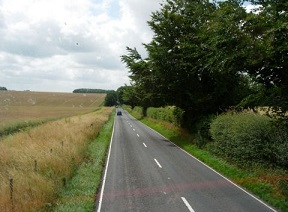
//> input picture Images/road.jpg, 288 x 212 px
$ ./contours   (built with g++ and OpenCV 4)
//> lines starting //> are read from the running program, lines starting //| are printed output that depends on the picture
### edgedetector.h
#pragma once

#include <opencv2/core/core.hpp>
#include <opencv2/imgproc/imgproc.hpp>

#define PI 3.1415926

class EdgeDetector {
private:
	cv::Mat img;  // original image
	cv::Mat sobel;  // 16-bit signed int image
	int aperture;  // Aperture size of the Sobel kernel
	cv::Mat sobelMagnitude;  // Sobel magnitude
	cv::Mat sobelOrientation;  // Sobel orientation

public:
	EdgeDetector() : aperture(3) {}

	// Set the aperture size of the kernel
	void setAperture(int a) {
		aperture = a;
	}

	// Get the aperture size of the kernel
	int getAperture() const {
		return aperture;
	}

	// Compute the Sobel
	void computeSobel(const cv::Mat& image) {
		cv::Mat sobelX;
		cv::Mat sobelY;

		// Compute Sobel
		cv::Sobel(image, sobelX, CV_32F, 1, 0, aperture);
		cv::Sobel(image, sobelY, CV_32F, 0, 1, aperture);

		// Compute magnitude and orientation
		cv::cartToPolar(sobelX, sobelY, sobelMagnitude, sobelOrientation);
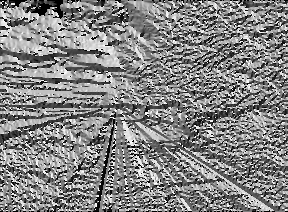
//> sobelOrientation: 212 rows x 288 cols, CV_32FC1; min 0, max 6.28, mean 3.26; drawn with min black and max white
	}

	// Compute the Sobel
	// [8 lines left out: function computeSobel, not called in this run]

	// Get Sobel magnitude
	cv::Mat getMagnitude() {
		return sobelMagnitude;
	}

	// Get Sobel orientation
	cv::Mat getOrientation() {
		return sobelOrientation;
	}

	// Get a thresholded binary map
	cv::Mat getBinaryMap(double threshold) {
		cv::Mat bin;
		cv::threshold(sobelMagnitude, bin, threshold, 255, cv::THRESH_BINARY_INV);

		return bin;
	}

	// Get a CV_8U image of the Sobel
	// [9 lines left out: function getSobelImage, not called in this run]

	// Get a CV_8U image of the Sobel orientation
	// 1 gray-level = 2 degrees
	cv::Mat getSobelOrientationImage() {
		cv::Mat bin;

		sobelOrientation.convertTo(bin, CV_8U, 90 / PI);

		return bin;
	}

};

### linefinder.h
#pragma once

#include <opencv2/core.hpp>
#include <opencv2/imgproc.hpp>

#define PI 3.1415926

class LineFinder {  // 概率霍夫变换
private:
	cv::Mat img;  // 原始图像
	std::vector<cv::Vec4i> lines;  // 包含被检测直线的端点的向量

	// 累加分辨率参数
	double deltaRho;
	double deltaTheta;

	int minVote;  // 确认直线之前必须收到的最小投票数
	double minLength;  // 直线的最小长度
	double maxGap;  // 直线上允许的最大空隙

public:
	// 默认累加器分辨率是1像素，1度
	// 没有空隙，没有最小长度
	LineFinder() : deltaRho(1), deltaTheta(PI / 180), minVote(10), minLength(0.), maxGap(0.) {}

	// 设置累加器分辨率
	// [4 lines left out: function setAccResolution, not called in this run]

	// 设置最小投票数
	void setMinVote(int minv) {
		minVote = minv;
	}

	// 设置直线长度和空隙
	void setLineLengthAndGap(double length, double gap) {
		minLength = length;
		maxGap = gap;
	}

	// 应用概率霍夫变换
	std::vector<cv::Vec4i> findLines(cv::Mat& binary) {
		lines.clear();
		cv::HoughLinesP(binary, lines, deltaRho, deltaTheta, minVote, minLength, maxGap);

		return lines;
	}

	// 在图像上绘制检测到的直线
	void drawDetectedLines(cv::Mat &image, cv::Scalar color = cv::Scalar(255, 255, 255)) {
		// 画直线
		std::vector<cv::Vec4i>::const_iterator it2 = lines.begin();
		while (it2 != lines.end()) {
			cv::Point pt1((*it2)[0], (*it2)[1]);
			cv::Point pt2((*it2)[2], (*it2)[3]);

			cv::line(image, pt1, pt2, color);

			++it2;
		}
	}


	// Eliminates lines that do not have an orientation equals to
	// the ones specified in the input matrix of orientations
	// At least the given percentage of pixels on the line must
	// be within plus or minus delta of the corresponding orientation
	// [41 lines left out: function removeLinesOfInconsistentOrientations, not called in this run]
};

### contours.cpp
#include <iostream>
#include <vector>
#include <opencv2/core.hpp>
#include <opencv2/imgproc.hpp>
#include <opencv2/highgui.hpp>

#include "linefinder.h"
#include "edgedetector.h"

#define PI 3.1415926

using namespace std;

int main()
{
	cv::Mat image = cv::imread("road.jpg", 0);
	if (!image.data)return 0;
	cv::namedWindow("Original Image");
	cv::imshow("Original Image", image);

	// 计算Sobel算子
	EdgeDetector ed;
	ed.computeSobel(image);

	// Display the Sobel orientation
	cv::namedWindow("Sobel (orientation)");
	cv::imshow("Sobel (orientation)", ed.getSobelOrientationImage());
	//cv::imwrite("ori.bmp", ed.getSobelOrientationImage());

	// Display the Sobel(低阈值)
	cv::namedWindow("Sobel (low threshold)");
	cv::imshow("Sobel (low threshold)", ed.getBinaryMap(125));
//> in getBinaryMap, `cv::threshold(sobelMagnitude, bin, threshold, 255, cv::THRESH_BINARY_I..`: bin: 212 rows x 288 cols, CV_32FC1; 87.6% white; black in thin lines or dots

	// Display the Sobel(高阈值)
	cv::namedWindow("Sobel (high threshold)");
	cv::imshow("Sobel (high threshold)", ed.getBinaryMap(350));
//> call 2 of getBinaryMap, with threshold = 350
//> in getBinaryMap (call 2), `cv::threshold(sobelMagnitude, bin, threshold, 255, cv::THRESH_BINARY_I..`:
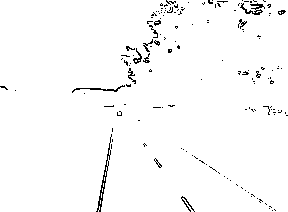
//> bin: 212 rows x 288 cols, CV_32FC1; 97.8% white; black in thin lines or dots

	// --------------------------------------------------
	// 应用Canny算法
	cv::Mat contours;
	cv::Canny(image,  // 灰度图像
		contours,     // 输出轮廓
		125,          // 低阈值
		350);         // 高阈值
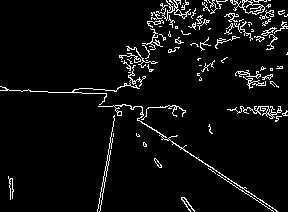
//> contours: 212 rows x 288 cols, CV_8UC1; 5.2% white in thin lines or dots

	// Display the image of contours
	cv::namedWindow("Canny Contours");
	cv::imshow("Canny Contours", 255 - contours);

	// --------------------------------------------------
	// 用霍夫变换(Hough tranform)检测直线
	std::vector<cv::Vec2f> lines;
	cv::HoughLines(contours, lines, 1,
		PI / 180,  // 步长，表示函数将搜索所有可能的角度
		50);       // 最小投票数
//> lines = 42 lines (rho, theta), first 12: [25, 2.15], [21, 2.16], [17, 2.18], [135, 0.19], [28, 2.15], [104, 1.59], [30, 2.13], [90, 1.61], [137, 0.19], [101, 1.61], [106, 1.57], [99, 1.62]

	// 画出直线
	cv::Mat result(contours.rows, contours.cols, CV_8U, cv::Scalar(255));
	image.copyTo(result);
	std::cout << "Lines detected: " << lines.size() << std::endl;
//| Lines detected: 42

	std::vector<cv::Vec2f>::const_iterator it = lines.begin();
	while (it != lines.end()) {
		float rho = (*it)[0];    // 第一个元素是距离rho
		float theta = (*it)[1];  // 第二个元素是角度theta

		if (theta < PI / 4. || theta > 3.*PI / 4.) {  // 垂直线（大致）
			cv::Point pt1(rho / cos(theta), 0);  // 直线与第一行的交叉点
			cv::Point pt2((rho - result.rows*sin(theta)) / cos(theta), result.rows);  // 直线与最后一行的交叉点
			cv::line(result, pt1, pt2, cv::Scalar(255), 1);  // 画白色的线
		}
		else {  // 水平线（大致）
			cv::Point pt1(0, rho / sin(theta));  // 直线与第一列的交叉点
			cv::Point pt2(result.cols, (rho - result.cols*cos(theta)) / sin(theta));  // 直线与最后一列的交叉点
			cv::line(result, pt1, pt2, cv::Scalar(255), 1);  // 画白色的线
		}
		std::cout << "line: (" << rho << "," << theta << ")\n";
		++it;
	}
//> this loop made 42 passes
//> (rho, theta, pt1, pt2) on passes 1 to 12: (25, 2.15, Point(0, 29), Point(288, 216)), (21, 2.16, Point(0, 25), Point(288, 219)), (17, 2.18, Point(0, 20), Point(288, 222)), (135, 0.192, Point(137, 0), Point(96, 212)), (28, 2.15, Point(0, 33), Point(288, 220)), (104, 1.59, Point(0, 104), Point(288, 109)), (30, 2.13, Point(0, 35), Point(288, 215)), (90, 1.61, Point(0, 90), Point(288, 100)), (137, 0.192, Point(139, 0), Point(98, 212)), (101, 1.61, Point(0, 101), Point(288, 111)), (106, 1.57, Point(0, 106), Point(288, 106)), (99, 1.62, Point(0, 99), Point(288, 114))
//| line: (25,2.14675)
//| line: (21,2.16421)
//| line: (17,2.18166)
//| line: (135,0.191986)
//| line: (28,2.14675)
//| line: (104,1.58825)
//| line: (30,2.1293)
//| line: (90,1.6057)
//> (output is shown up to pass 8 of 42)
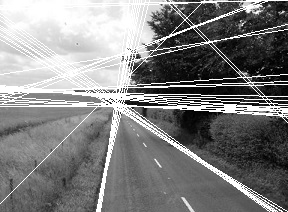
//> result: 212 rows x 288 cols, CV_8UC1; min 0, max 255, mean 128.7

	// Display the detected line image
	cv::namedWindow("Lines with Hough");
	cv::imshow("Lines with Hough", result);

	// --------------------------------------------------
	// 创建LineFinder类的实例
	LineFinder ld;

	// 设置概率霍夫变换的参数
	ld.setLineLengthAndGap(100, 20);
	ld.setMinVote(60);

	// 检测直线并画线
	std::vector<cv::Vec4i> li = ld.findLines(contours);
//> in findLines, `cv::HoughLinesP(binary, lines, deltaRho, deltaTheta, minVote, minLengt..`: lines = 5 lines (x1, y1, x2, y2): [92, 88, 246, 191], [97, 210, 121, 86], [0, 90, 106, 94], [104, 182, 130, 48], [100, 104, 204, 0]
//> li = 5 items: [92, 88, 246, 191], [97, 210, 121, 86], [0, 90, 106, 94], [104, 182, 130, 48], [100, 104, 204, 0]
	ld.drawDetectedLines(image);
//> the loop in drawDetectedLines, `while (it2 != lines.end())` made 5 passes
//> after the loop in drawDetectedLines, `while (it2 != lines.end())`:
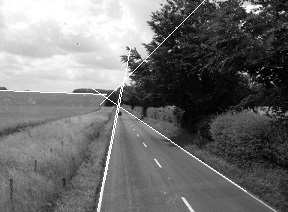
//> image: 212 rows x 288 cols, CV_8UC1; min 0, max 255, mean 111.9
	cv::namedWindow("Lines with HoughP");
	cv::imshow("Lines with HoughP", image);

	// --------------------------------------------------
	// 检测圆
	image = cv::imread("chariot.jpg", 0);
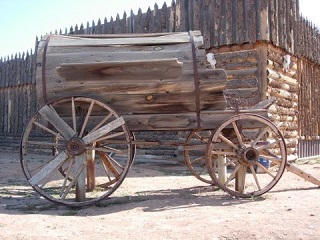
//> input picture Images/chariot.jpg, 320 x 240 px
//> image: 240 rows x 320 cols, CV_8UC1; min 8, max 255, mean 138.9

	cv::GaussianBlur(image, image, cv::Size(5, 5), 1.5);
	std::vector<cv::Vec3f> circles;  // 存放检测结果
	// cv::HoughCircles函数将Canny检测与霍夫变换结合，调用之前要对图像进行平滑化，以减少噪声
	cv::HoughCircles(image, circles, cv::HOUGH_GRADIENT,
		2,        // 累加器分辨率 (图像尺寸 / 2)
		20,       // 两个圆之间的最小距离
		200,      // Canny算子的高阈值
		60,       // 最少投票数
		15, 50);  // 最小和最大半径
//> circles = 8 circles (x, y, radius): [253, 159, 42.2], [257, 113, 40], [215, 153, 31.2], [95, 167, 31], [303, 151, 35.6], [119, 163, 33.4], [237, 147, 26.8], [275, 175, 18]

	std::cout << "Circles: " << circles.size() << std::endl;
//| Circles: 8

	// 画圆
	image = cv::imread("chariot.jpg", 0);
	std::vector<cv::Vec3f>::const_iterator itc = circles.begin();
	while (itc != circles.end()) {
		cv::circle(image,
			cv::Point((*itc)[0], (*itc)[1]), // 圆心
			(*itc)[2],                       // 半径
			cv::Scalar(255),                 // 颜色
			2);                              // 厚度

		++itc;
	}
//> this loop made 8 passes
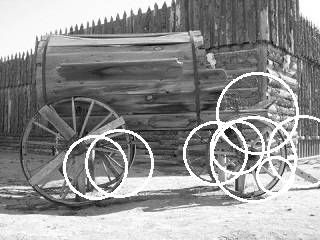
//> image: 240 rows x 320 cols, CV_8UC1; min 8, max 255, mean 145.9
	cv::namedWindow("Detected Circles");
	cv::imshow("Detected Circles", image);

	cv::waitKey();
	return 0;
}
